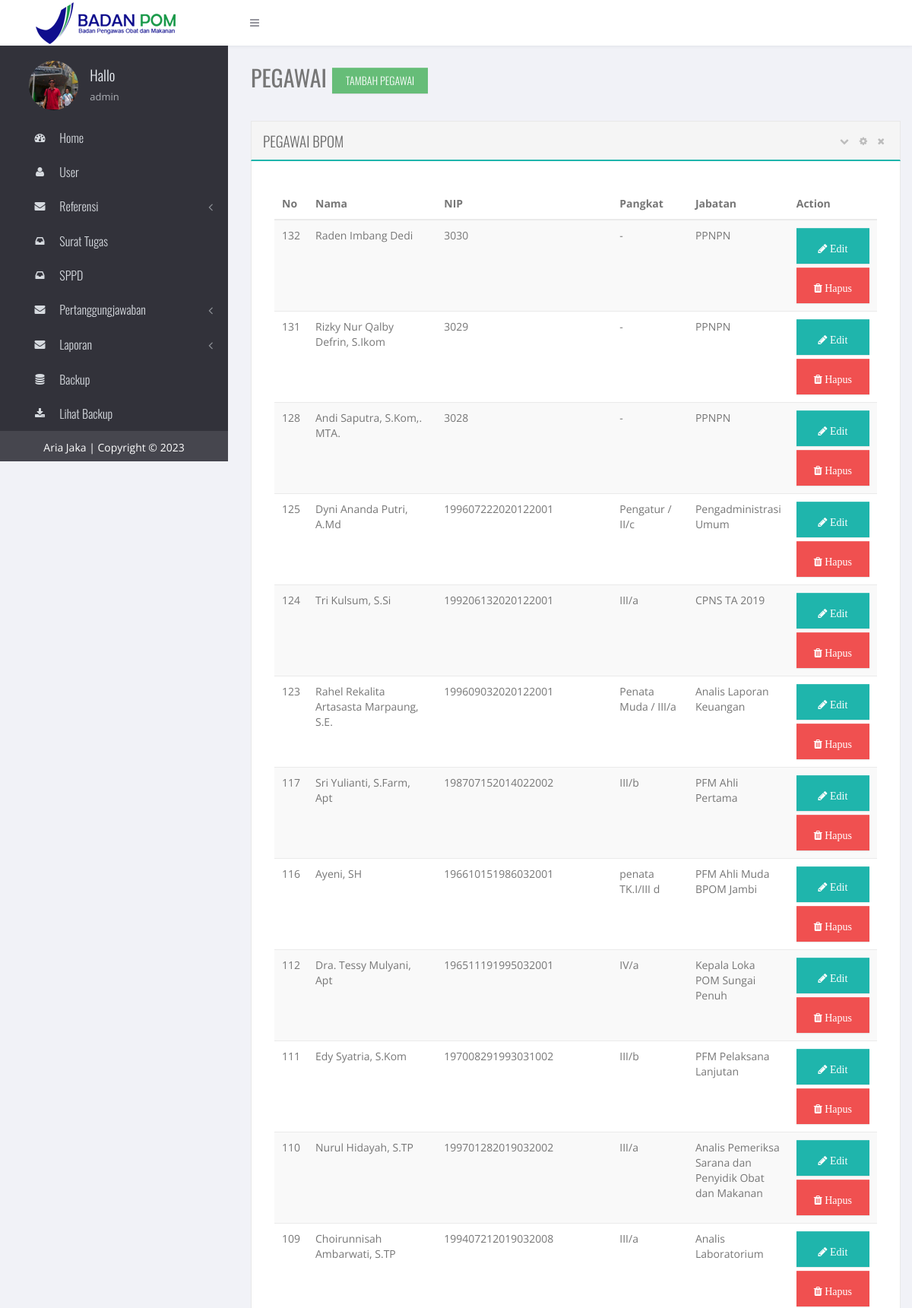
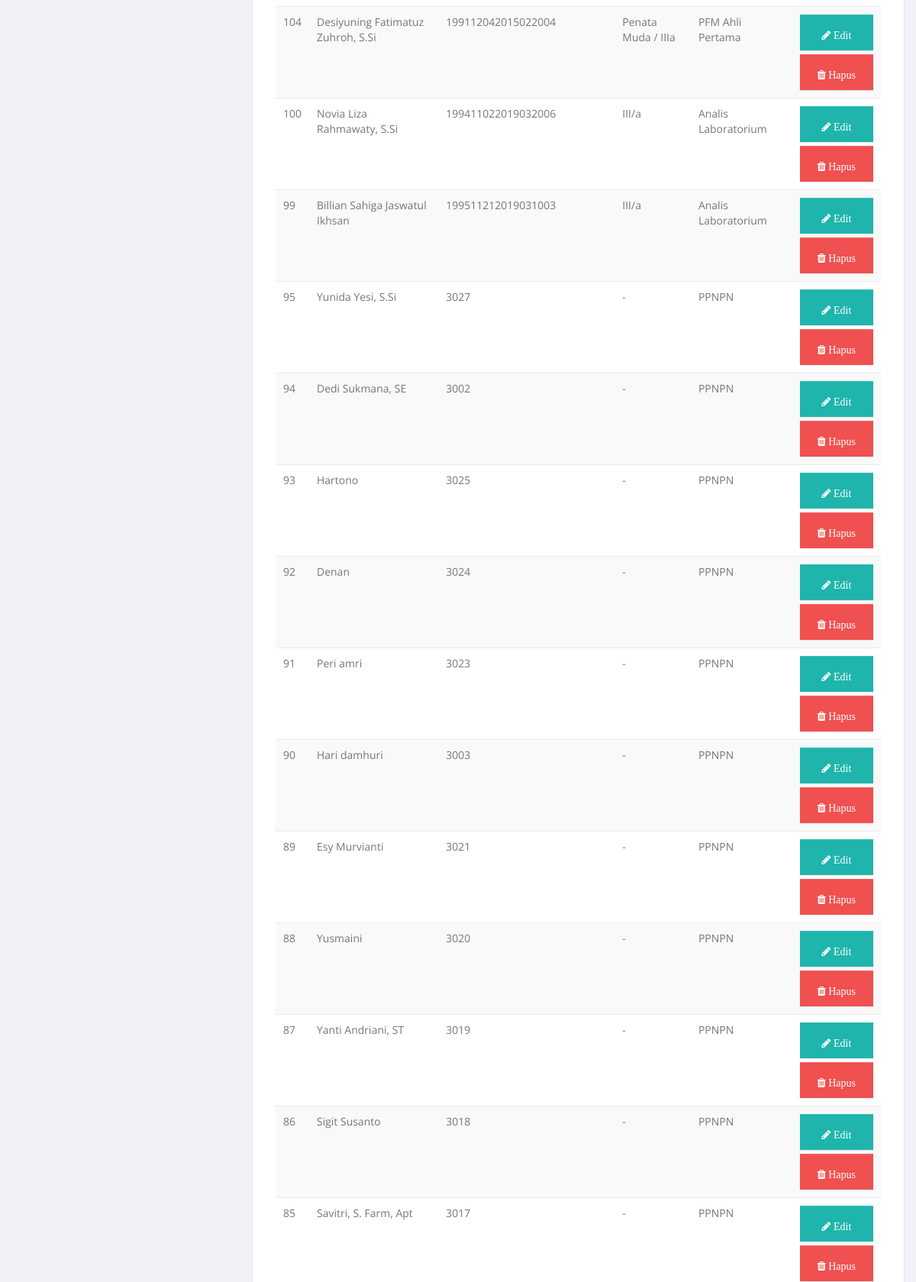
The app's page /admin/index.php?mod=pegawai&act=view (signed in, upper part) with its own data (2 pictures, top to bottom).
### tables this page shows
CREATE TABLE IF NOT EXISTS `user` (
  `id_user` int(10) NOT NULL AUTO_INCREMENT,
  `nama` varchar(100) NOT NULL,
  `username` varchar(25) NOT NULL,
  `password` varchar(100) NOT NULL,
  `status` int(5) NOT NULL,
  PRIMARY KEY (`id_user`)
);

CREATE TABLE IF NOT EXISTS `pegawai` (
  `id_pegawai` int(10) NOT NULL AUTO_INCREMENT,
  `nama` varchar(50) NOT NULL,
  `nip` varchar(25) NOT NULL,
  `pangkat` varchar(100) NOT NULL,
  `jabatan` varchar(100) NOT NULL,
  `status` int(10) NOT NULL,
  `level` int(11) NOT NULL,
  PRIMARY KEY (`id_pegawai`)
);

### admin/sql/pegawai/view.php (called while the page is built)
<?php
	$sql = "SELECT * FROM pegawai ORDER BY id_pegawai DESC";
	$pegawai = mysql_query($sql);
?>

### admin/view/pegawai/view-pegawai.php (the view, shortened to what this page needs)
<div class="col-lg-12">
<section class="box ">
    <header class="panel_header">
        <h2 class="title pull-left">Pegawai BPOM</h2>
        <div class="actions panel_actions pull-right">
            <i class="box_toggle fa fa-chevron-down"></i>
            <i class="box_setting fa fa-cog" data-toggle="modal" href="#section-settings"></i>
            <i class="box_close fa fa-times"></i>
        </div>
    </header>
    <div class="content-body">
        <div class="row">
            <div class="col-md-12 col-sm-12 col-xs-12">
            <table id="example-1" class="table table-striped dt-responsive display" cellspacing="0" width="100%">
                    <thead>
                        <tr>
                            <th>No</th>
                            <th>Nama</th>
                            <th width="300px">NIP</th>
                            <th>Pangkat</th>
                            <th>Jabatan</th>
                            <th>Action</th>
                        </tr>
                    </thead>
                    <tbody>
                    <?php
                        include ('sql/pegawai/view.php');
                        while ($data_pegawai = mysql_fetch_assoc($pegawai)) {
                    ?>
                        <tr>
                            <td><?php echo $data_pegawai['id_pegawai']; ?></td>
                            <td><?php echo $data_pegawai['nama']; ?></td>
                            <td><?php echo $data_pegawai['nip']; ?></td>
                            <td><?php echo $data_pegawai['pangkat']; ?></td>
                            <td><?php echo $data_pegawai['jabatan']; ?></td>
                            <td>
                                <a href="index.php?mod=pegawai&act=edit&id=<?php echo $data_pegawai['id_pegawai']; ?>" class="btn btn-primary btn-sm btn-block"><i class="fa fa-pencil"> Edit</i></a>
                                <a href="index.php?mod=pegawai&act=hapus&id=<?php echo $data_pegawai['id_pegawai']; ?>&nip=<?php echo $data_pegawai['nip'];?>" class="btn btn-danger btn-sm btn-block"><i class="fa fa-trash"> Hapus</i></a>
                            </td>
                        </tr>
                        <?php
                            }
                        ?>
                    </tbody>
                </table>
            </div>
        </div>
    </div>
</section></div>

### admin/part/sidebar.php (shortened to what this page needs)
  <div class="page-sidebar ">
      <div class="page-sidebar-wrapper" id="main-menu-wrapper">
          <div class="profile-info row">
              <div class="profile-image col-md-4 col-sm-4 col-xs-4">
                  <a>
                      <img src="assets/images/user.png" class="img-responsive img-circle">
                  </a>
              </div>
              <div class="profile-details col-md-8 col-sm-8 col-xs-8">
                  <h3>
                      <a href="ui-profile.html">Hallo</a>
                      <span class="profile-status online"></span>
                  </h3>
                  <p class="profile-title">
                  <?php include('../config/config.php');
  $nama = $_SESSION['id_nama'];
  $cari = mysql_query("SELECT * FROM user WHERE nama='$nama'");
  $data = mysql_fetch_assoc($cari);
  echo $data['nama'];
?>
                  </p>
              </div>
          </div>
          <ul class='wraplist'>
              <li
              <?php if (isset($_GET['mod'])) {
                  $mod = $_GET['mod'];
                  if ($mod == 'dashboard') {
                      echo "class='open'";
                  }
              } ?>
              >
                  <a href="index.php">
                      <i class="fa fa-dashboard"></i>
                      <span class="title">Home</span>
                  </a>
              </li>
              <li
              <?php if (isset($_GET['mod'])) {
                  $mod = $_GET['mod'];
                  if ($mod == 'user') {
                      echo "class='open'";
                  }
              } ?>
              >
                  <a href="index.php?mod=user&act=view">
                      <i class="fa fa-user"></i>
                      <span class="title">User</span>
                  </a>
              </li>
              <li
                  <?php if (isset($_GET['mod'])) {
                      $mod = $_GET['mod'];
                      if ($mod == 'referensi') {
                          echo "class='open'";
                      }
                  } ?>
              >
                  <a href="javascript:;">
                      <i class="fa fa-envelope"></i>
                      <span class="title">Referensi</span>
                      <span class="arrow "></span>
                  </a>
              </li>
              <li
              <?php if (isset($_GET['mod'])) {
                  $mod = $_GET['mod'];
                  if ($mod == 'surat_tugas') {
                      echo "class='open'";
                  }
              } ?>
              >
                  <a href="index.php?mod=surat_tugas&act=view">
                      <i class="fa fa-inbox"></i>
                      <span class="title">Surat Tugas</span>
                  </a>
              </li>
              <li
              <?php if (isset($_GET['mod'])) {
                  $mod = $_GET['mod'];
                  if ($mod == 'sppd') {
                      echo "class='open'";
                  }
              } ?>
              >
                  <a href="index.php?mod=sppd&act=view">
                      <i class="fa fa-inbox"></i>
                      <span class="title">SPPD</span>
                  </a>
              </li>
              <li
                  <?php if (isset($_GET['mod'])) {
                      $mod = $_GET['mod'];
                      if ($mod == 'ptj') {
                          echo "class='open'";
                      }
                  } ?>
              >
                  <a href="javascript:;">
                      <i class="fa fa-envelope"></i>
                      <span class="title">Pertanggungjawaban</span>
                      <span class="arrow "></span>
                  </a>
              </li>
              <li
                  <?php if (isset($_GET['mod'])) {
                      $mod = $_GET['mod'];
                      if ($mod == 'laporan') {
                          echo "class='open'";
                      }
                  } ?>
              >
                  <a href="javascript:;">
                      <i class="fa fa-envelope"></i>
                      <span class="title">Laporan</span>
                      <span class="arrow "></span>
                  </a>
              </li>
              <li>
                  <a href="backup.php">
                      <i class="fa fa-database"></i>
                      <span class="title">Backup</span>
                  </a>
                  </li>
                  <li>
                  <a href="backup/">
                      <i class="fa fa-download"></i>
                      <span class="title">Lihat Backup</span>
                  </a>
                  </li>
          </ul>
      </div>
      <div class="project-info">
          <div style="color:white;padding:10px 10px 10px 10px;">
              <center>Aria Jaka | Copyright &copy; <?= date('Y') ?></center>
          </div>
      </div>
  </div>

### records on screen
user: nama "admin"
pegawai: id_pegawai "132", nama "Raden Imbang Dedi", nip "3030", pangkat "-", jabatan "PPNPN"
pegawai: id_pegawai "131", nama "Rizky Nur Qalby Defrin, S.Ikom", nip "3029", pangkat "-", jabatan "PPNPN"
pegawai: id_pegawai "128", nama "Andi Saputra, S.Kom,. MTA.", nip "3028", pangkat "-", jabatan "PPNPN"
pegawai: id_pegawai "125", nama "Dyni Ananda Putri, A.Md", nip "199607222020122001", pangkat "Pengatur / II/c", jabatan "Pengadministrasi Umum"
pegawai: id_pegawai "124", nama "Tri Kulsum, S.Si", nip "199206132020122001", pangkat "III/a", jabatan "CPNS TA 2019"
pegawai: id_pegawai "123", nama "Rahel Rekalita Artasasta Marpaung, S.E.", nip "199609032020122001", pangkat "Penata Muda / III/a", jabatan "Analis Laporan Keuangan"
pegawai: id_pegawai "117", nama "Sri Yulianti, S.Farm, Apt", nip "198707152014022002", pangkat "III/b", jabatan "PFM Ahli Pertama"
pegawai: id_pegawai "116", nama "Ayeni, SH", nip "196610151986032001", pangkat "penata TK.I/III d", jabatan "PFM Ahli Muda BPOM Jambi"
pegawai: id_pegawai "112", nama "Dra. Tessy Mulyani, Apt", nip "196511191995032001", pangkat "IV/a", jabatan "Kepala Loka POM Sungai Penuh"
pegawai: id_pegawai "111", nama "Edy Syatria, S.Kom", nip "197008291993031002", pangkat "III/b", jabatan "PFM Pelaksana Lanjutan"
pegawai: id_pegawai "110", nama "Nurul Hidayah, S.TP", nip "199701282019032002", pangkat "III/a", jabatan "Analis Pemeriksa Sarana dan Penyidik Obat dan Makanan"
pegawai: id_pegawai "109", nama "Choirunnisah Ambarwati, S.TP", nip "199407212019032008", pangkat "III/a", jabatan "Analis Laboratorium"
pegawai: id_pegawai "104", nama "Desiyuning Fatimatuz Zuhroh, S.Si", nip "199112042015022004", pangkat "Penata Muda / IIIa", jabatan "PFM Ahli Pertama"
pegawai: id_pegawai "100", nama "Novia Liza Rahmawaty, S.Si", nip "199411022019032006", pangkat "III/a", jabatan "Analis Laboratorium"
pegawai: id_pegawai "99", nama "Billian Sahiga Jaswatul Ikhsan", nip "199511212019031003", pangkat "III/a", jabatan "Analis Laboratorium"
pegawai: id_pegawai "95", nama "Yunida Yesi, S.Si", nip "3027", pangkat "-", jabatan "PPNPN"
pegawai: id_pegawai "94", nama "Dedi Sukmana, SE", nip "3002", pangkat "-", jabatan "PPNPN"
pegawai: id_pegawai "93", nama "Hartono", nip "3025", pangkat "-", jabatan "PPNPN"
pegawai: id_pegawai "92", nama "Denan", nip "3024", pangkat "-", jabatan "PPNPN"
pegawai: id_pegawai "91", nama "Peri amri", nip "3023", pangkat "-", jabatan "PPNPN"
pegawai: id_pegawai "90", nama "Hari damhuri", nip "3003", pangkat "-", jabatan "PPNPN"
pegawai: id_pegawai "89", nama "Esy Murvianti", nip "3021", pangkat "-", jabatan "PPNPN"
pegawai: id_pegawai "88", nama "Yusmaini", nip "3020", pangkat "-", jabatan "PPNPN"
pegawai: id_pegawai "87", nama "Yanti Andriani, ST", nip "3019", pangkat "-", jabatan "PPNPN"
pegawai: id_pegawai "86", nama "Sigit Susanto", nip "3018", pangkat "-", jabatan "PPNPN"
pegawai: id_pegawai "85", nama "Savitri, S. Farm, Apt", nip "3017", pangkat "-", jabatan "PPNPN"
